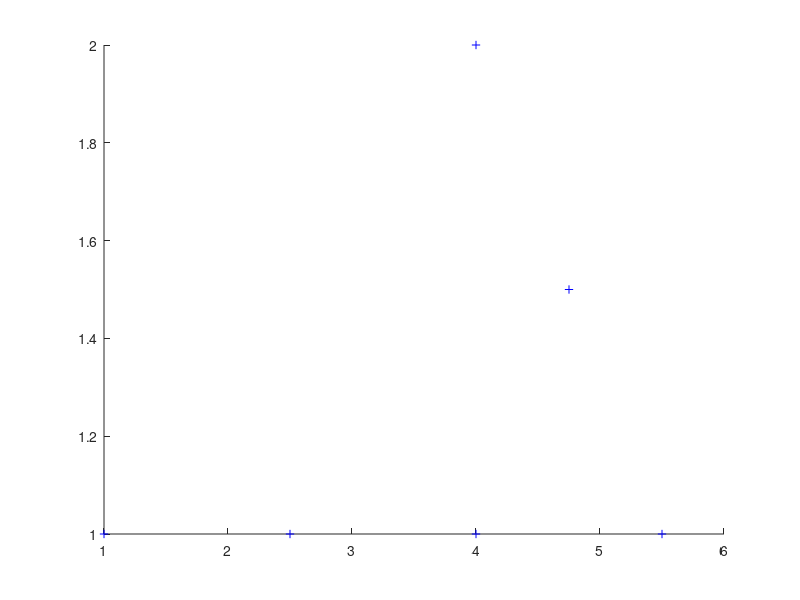

This figure's MATLAB source:
%fuzzy c means real 
x(:,:)=[
1 1; 
4 1; 
4 2; 
5.5 1];

%parametro de fuzzificacion
m = 2;

%ploteo de datos
hold on
plot(x(:,1),x(:,2),'b+');
hold off

%creacion de matriz para los 2 clusters
u(:,:) = [0 0 1 1; 1 1 0 0];

%creamos matriz de centroides 
v = size(2);

%calculamos los centroides
for i = 1 : size(u,1)
    for j = 1 : size(x,2)
        temp = 0;
        temp2 = 0;
        for k = 1 : size(x,1)
            temp = temp + u(i,k)^m * x(k,j);
            temp2 = temp2 + u(i,k)^m;
        end
        v(i,j) = temp / temp2;
    end
    clear i,clear j,clear k,clear temp2,clear temp
end


% ploteamos los centroides
hold on
    plot(v(:,1),v(:,2),'b+');
hold off

d = zeros(size(v,2),size(x,1));

for i = 1 : size(x,1)
    for j = 1 :2 :size(x,2)
        for k = 1 : size(v,2)
%             d(k,i);
            disp(i); disp(k);
        end
    end
end

